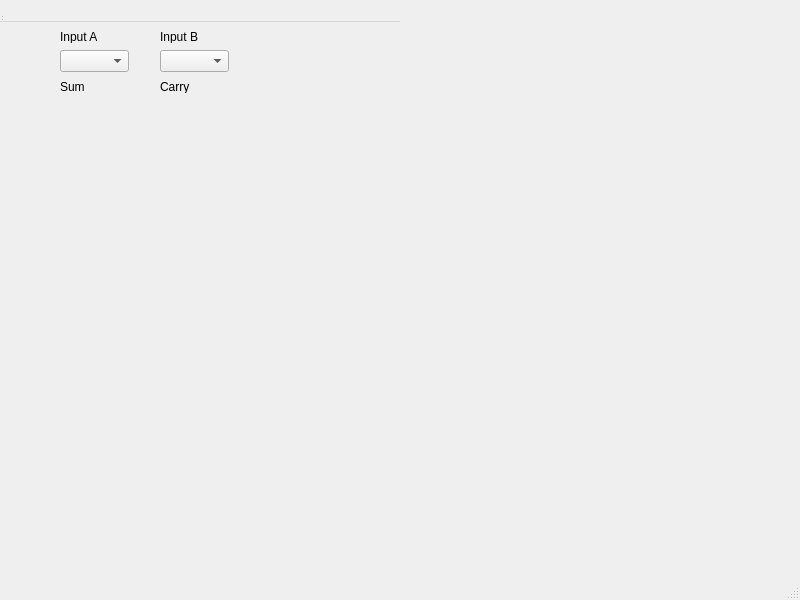
<?xml version="1.0" encoding="UTF-8"?>
<ui version="4.0">
 <class>MainWindow</class>
 <widget class="QMainWindow" name="MainWindow">
  <property name="geometry">
   <rect>
    <x>0</x>
    <y>0</y>
    <width>800</width>
    <height>600</height>
   </rect>
  </property>
  <property name="windowTitle">
   <string>MainWindow</string>
  </property>
  <widget class="QWidget" name="centralwidget">
   <widget class="QWidget" name="centralwidget_2" native="true">
    <property name="geometry">
     <rect>
      <x>0</x>
      <y>0</y>
      <width>289</width>
      <height>143</height>
     </rect>
    </property>
    <widget class="QComboBox" name="comboBoxA">
     <property name="geometry">
      <rect>
       <x>60</x>
       <y>50</y>
       <width>69</width>
       <height>22</height>
      </rect>
     </property>
    </widget>
    <widget class="QComboBox" name="comboBoxB">
     <property name="geometry">
      <rect>
       <x>160</x>
       <y>50</y>
       <width>69</width>
       <height>22</height>
      </rect>
     </property>
    </widget>
    <widget class="QLabel" name="labelSum">
     <property name="geometry">
      <rect>
       <x>60</x>
       <y>100</y>
       <width>46</width>
       <height>13</height>
      </rect>
     </property>
    </widget>
    <widget class="QLabel" name="labelCarry">
     <property name="geometry">
      <rect>
       <x>160</x>
       <y>100</y>
       <width>46</width>
       <height>13</height>
      </rect>
     </property>
    </widget>
    <widget class="QLabel" name="labelInputA">
     <property name="geometry">
      <rect>
       <x>60</x>
       <y>30</y>
       <width>46</width>
       <height>13</height>
      </rect>
     </property>
     <property name="text">
      <string>Input A</string>
     </property>
    </widget>
    <widget class="QLabel" name="labelInputB">
     <property name="geometry">
      <rect>
       <x>160</x>
       <y>30</y>
       <width>46</width>
       <height>13</height>
      </rect>
     </property>
     <property name="text">
      <string>Input B</string>
     </property>
    </widget>
    <widget class="QLabel" name="labelSumText">
     <property name="geometry">
      <rect>
       <x>60</x>
       <y>80</y>
       <width>46</width>
       <height>13</height>
      </rect>
     </property>
     <property name="text">
      <string>Sum</string>
     </property>
    </widget>
    <widget class="QLabel" name="labelCarryText">
     <property name="geometry">
      <rect>
       <x>160</x>
       <y>80</y>
       <width>46</width>
       <height>13</height>
      </rect>
     </property>
     <property name="text">
      <string>Carry</string>
     </property>
    </widget>
   </widget>
   <widget class="QMenuBar" name="menubar_2">
    <property name="geometry">
     <rect>
      <x>0</x>
      <y>0</y>
      <width>400</width>
      <height>22</height>
     </rect>
    </property>
   </widget>
   <widget class="QStatusBar" name="statusbar_2">
    <property name="geometry">
     <rect>
      <x>0</x>
      <y>0</y>
      <width>3</width>
      <height>22</height>
     </rect>
    </property>
   </widget>
  </widget>
  <widget class="QMenuBar" name="menubar">
   <property name="geometry">
    <rect>
     <x>0</x>
     <y>0</y>
     <width>800</width>
     <height>17</height>
    </rect>
   </property>
  </widget>
  <widget class="QStatusBar" name="statusbar"/>
 </widget>
 <resources/>
 <connections/>
</ui>
